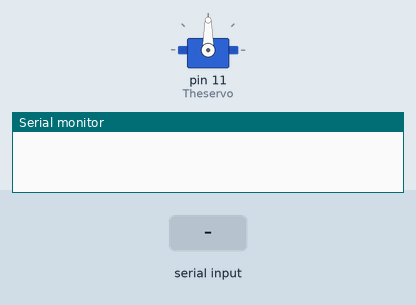
This sketch was run on a simulated Arduino Uno, built with avr-gcc and run on an emulated ATmega328P. Parts: servo, the last lines printed to the serial monitor. The test bench sets the inputs (shaded band).

Above: at 1.2 s.
1.3 s: "1" received over Serial
At 4.0 s:
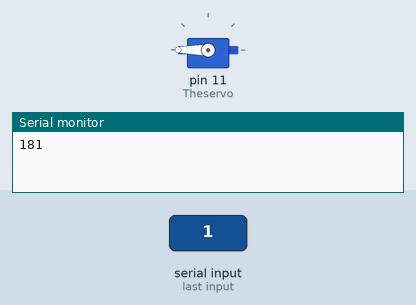
4.3 s: "0" received over Serial
At 4.45 s:
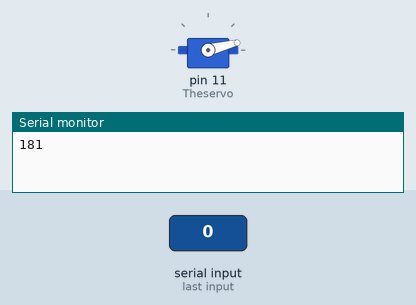
7.3 s: "2" received over Serial
At 7.75 s:
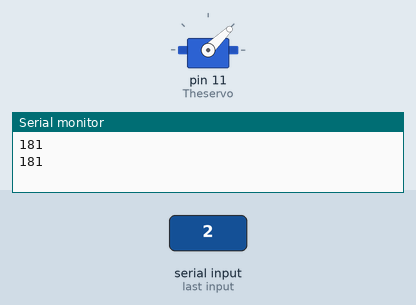
Timing chart, 0 to 10.6 s (numbered marks = the images above; inputs shaded):
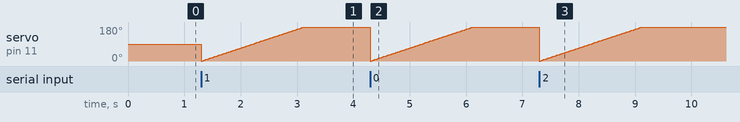

The sketch:

start_simulating1__1_.ino
```cpp
// C++ code
//
#include <Servo.h>


Servo Theservo;
int pos =0;
void setup (){
Serial.begin(9600);
Theservo.attach(11);


}
void loop(){
  if (Serial.available() > 0) {

    String receivedString = "";

    while (Serial.available() > 0) {
      receivedString += char(Serial.read ());
      for( pos=0 ; pos <= 180 ; pos += 1){
    Theservo.write(pos);
    delay(10);

    }

Serial.println(pos);


}
     if(receivedString == "1")
for( pos=180 ; pos >=180 ; pos -= 1){
    Theservo.write(pos);
    delay(10);

}

  }


}
```
